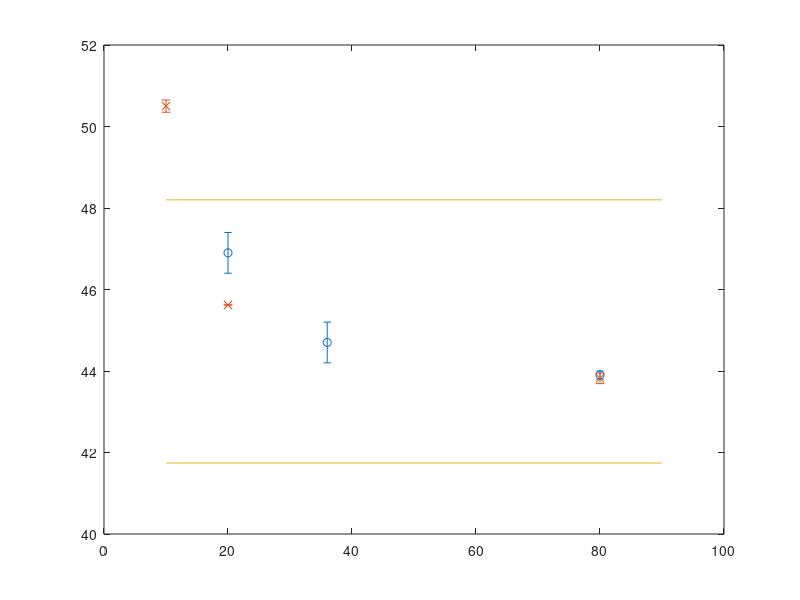

This chart was generated by the following MATLAB code:
xtofit832 = [80 36 20];
ytofit832 = [43.9 44.7 46.9];
ytofiterror832 = [0.1 0.5 0.5];
ytofit880 = [43];
ytofiterror880 = [1];
xtofit880 = [80];
ytofit860 = [43.82 45.62 50.5];
ytofiterror860 = [0.13 0 0.15];
xtofit860 = [80 20 10];



figure(555);
errorbar(xtofit832,ytofit832,ytofiterror832,'o');
hold on;
%errorbar(xtofit880,ytofit880,ytofiterror880,'o');
errorbar(xtofit860,ytofit860,ytofiterror860,'x');
line([10 90],[24.1*2 24.1*2]);
line([10 90],[24.1*((3)^(1/2)) 24.1*((3)^(1/2))]);